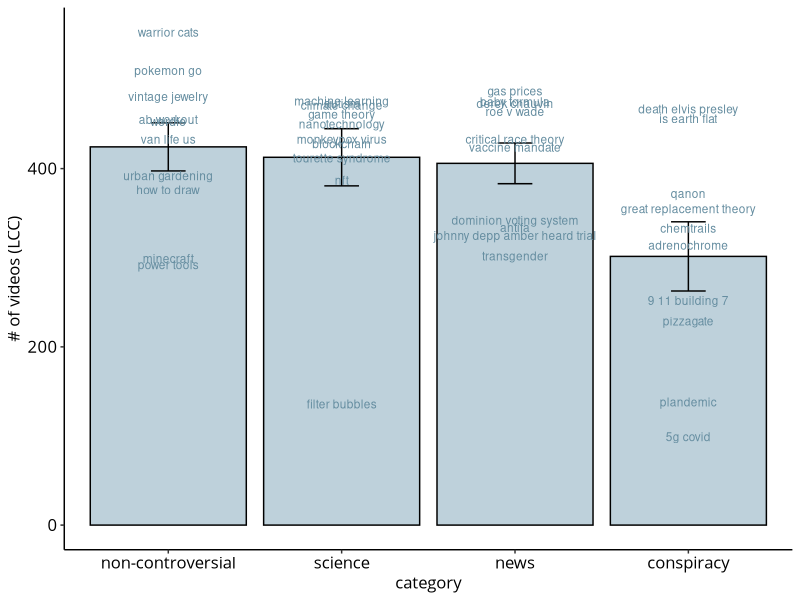
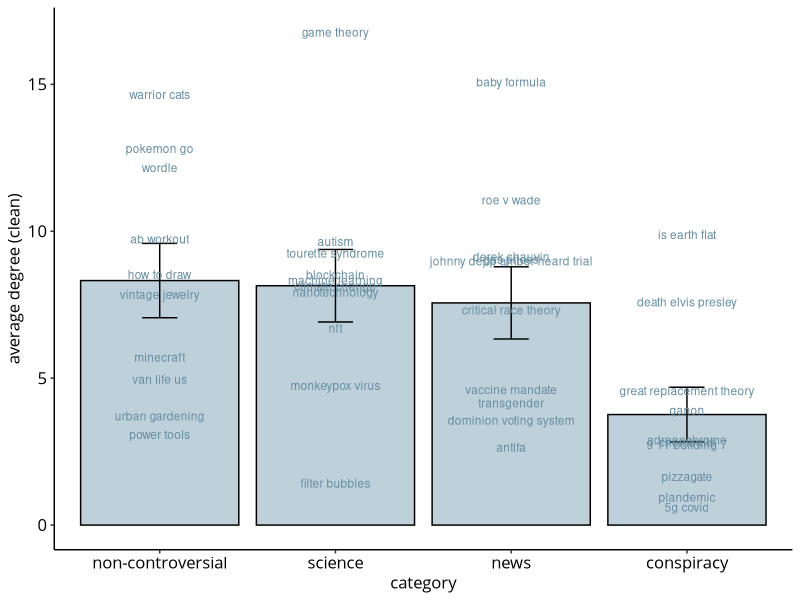
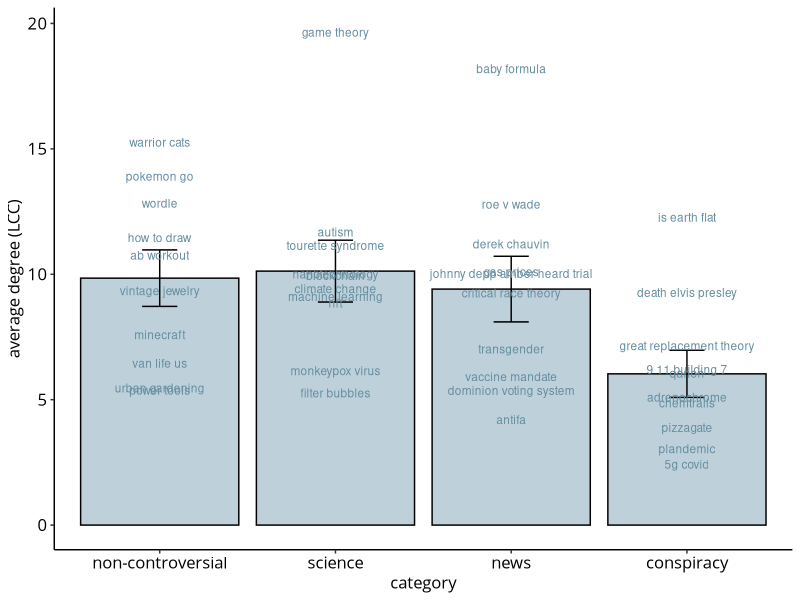
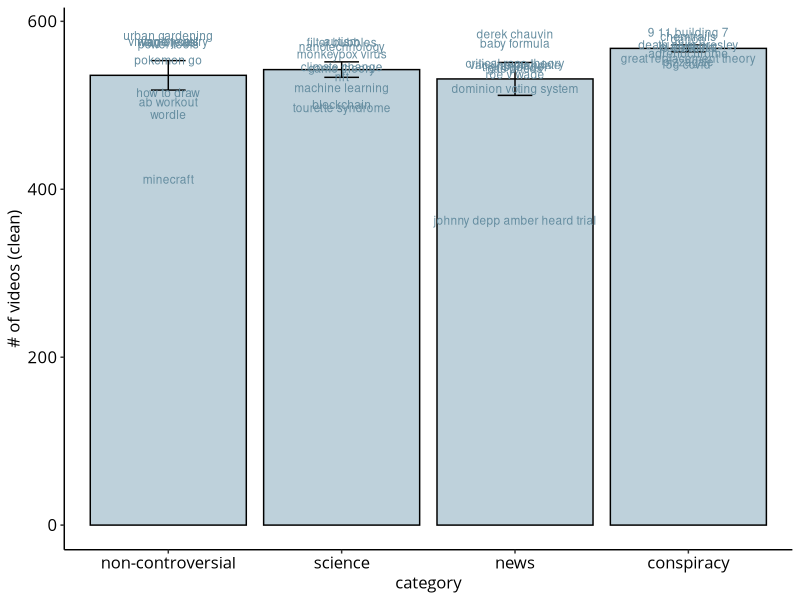
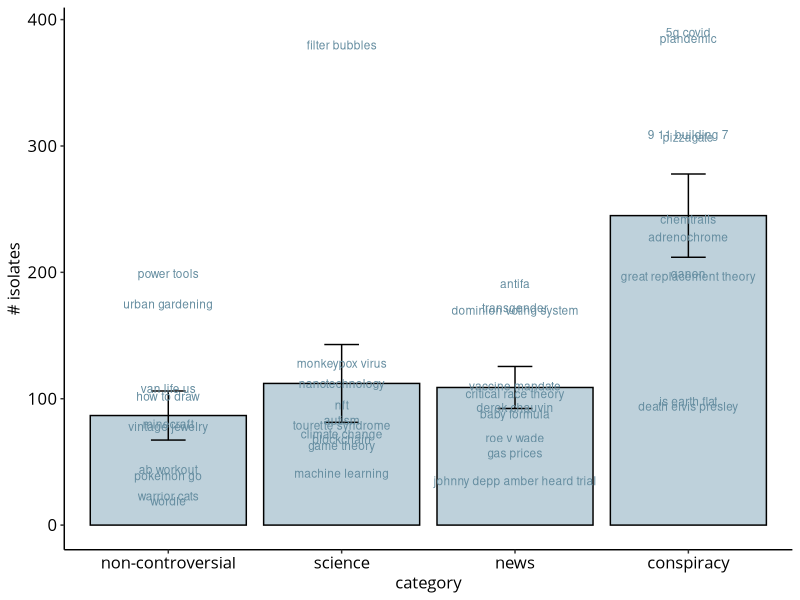
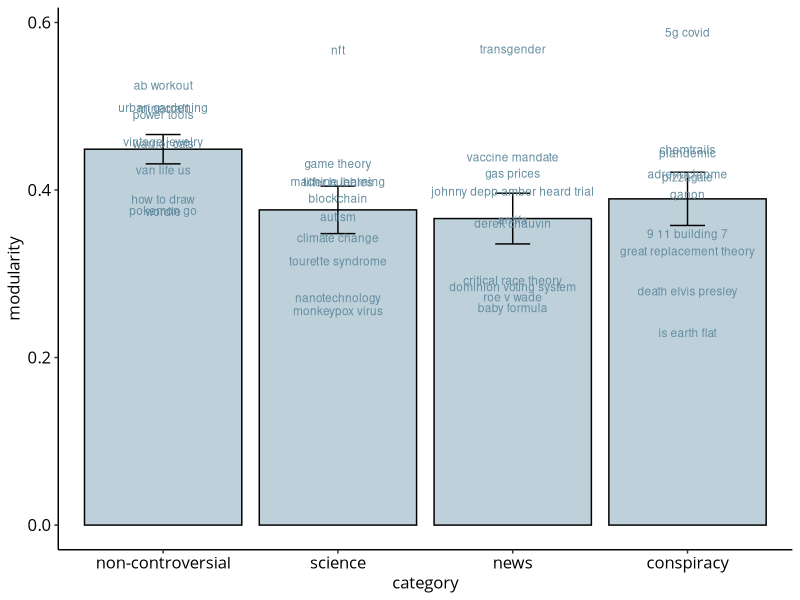
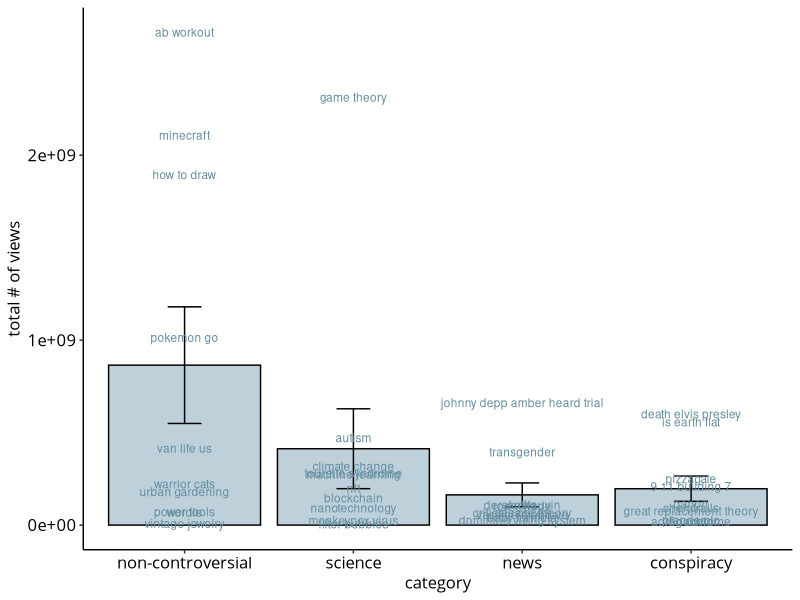
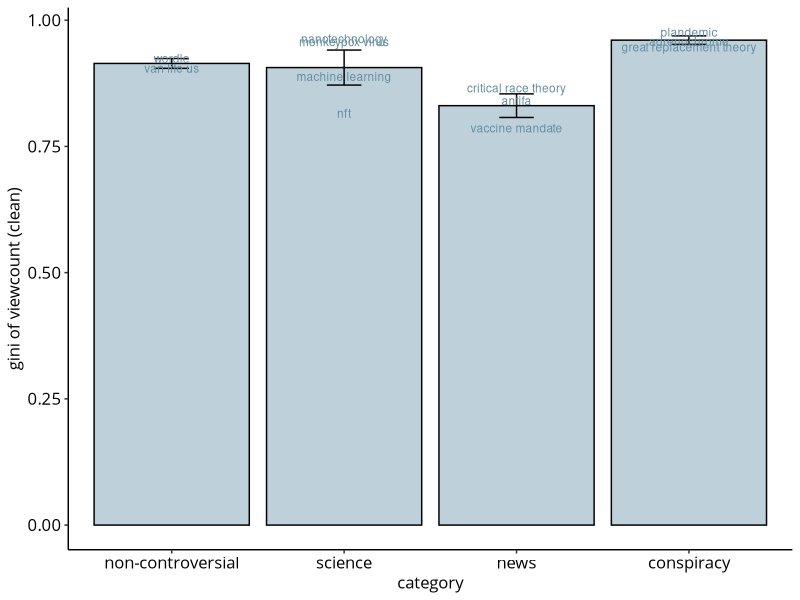

Recreate these plots in R, in order.
library('ggplot2')

theme_set(
  theme_classic() +
  theme(text=element_text(size=12, color='black', family="Open Sans"),
        axis.text=element_text(size=12, color='black', family="Open Sans"))
)

## READ DATA ----

df <- read.csv('../data/clean/metadata/metadata_networks.csv')

conspiracy_topics <- c("plandemic","5g_covid","is_earth_flat","pizzagate",
  "adrenochrome","qanon","chemtrails","great_replacement_theory",
  "9_11_building_7","death_elvis_presley")
noncontroversial_topics <- c("how_to_draw","ab_workout","warrior_cats",
  "vintage_jewelry","pokemon_go","minecraft","wordle","van_life_us",
  "power_tools","urban_gardening")
news_topics <- c("dominion_voting_system","roe_v_wade","critical_race_theory",
  "johnny_depp_amber_heard_trial","vaccine_mandate","derek_chauvin",
  "baby_formula","transgender","antifa","gas_prices")
science_topics <- c("game_theory","filter_bubbles","nft","climate_change",
  "monkeypox_virus","nanotechnology","blockchain","machine_learning","autism",
  "tourette_syndrome")

df$category[df$name %in% conspiracy_topics] <- "conspiracy"
df$category[df$name %in% noncontroversial_topics] <- "non-controversial"
df$category[df$name %in% news_topics] <- "news"
df$category[df$name %in% science_topics] <- "science"

df$category <- factor(df$category, levels=c("non-controversial","science","news","conspiracy"))

df$name <- gsub("_"," ",df$name)

## PLOTTING ----

ggplot(df, aes(x=category, y=size, label=name)) +
  stat_summary(fun = mean, geom = "bar", fill='#BED1DB', color='black') + 
  stat_summary(fun.data = mean_se, geom = "errorbar", width=.2) +
  ylab('# of videos (LCC)') +
  geom_text(color = '#658DA0', size=3, alpha=1)

ggplot(df, aes(x=category, y=avg_degree_clean, label=name)) +
  stat_summary(fun = mean, geom = "bar", fill='#BED1DB', color='black') + 
  stat_summary(fun.data = mean_se, geom = "errorbar", width=.2) +
  ylab('average degree (clean)') +
  geom_text(color = '#658DA0', size=3, alpha=1)

ggplot(df, aes(x=category, y=avg_degree, label=name)) +
  stat_summary(fun = mean, geom = "bar", fill='#BED1DB', color='black') + 
  stat_summary(fun.data = mean_se, geom = "errorbar", width=.2) +
  ylab('average degree (LCC)') +
  geom_text(color = '#658DA0', size=3, alpha=1)

ggplot(df, aes(x=category, y=size_clean, label=name)) +
  stat_summary(fun = mean, geom = "bar", fill='#BED1DB', color='black') + 
  stat_summary(fun.data = mean_se, geom = "errorbar", width=.2) +
  ylab('# of videos (clean)') +
  geom_text(color = '#658DA0', size=3, alpha=1)

ggplot(df, aes(x=category, y=isolates, label=name)) +
  stat_summary(fun = mean, geom = "bar", fill='#BED1DB', color='black') + 
  stat_summary(fun.data = mean_se, geom = "errorbar", width=.2) +
  ylab('# isolates') +
  geom_text(color = '#658DA0', size=3, alpha=1)

ggplot(df, aes(x=category, y=modularity, label=name)) +
  stat_summary(fun = mean, geom = "bar", fill='#BED1DB', color='black') + 
  stat_summary(fun.data = mean_se, geom = "errorbar", width=.2) +
  ylab('modularity') +
  geom_text(color = '#658DA0', size=3, alpha=1)

ggplot(df, aes(x=category, y=viewcount, label=name)) +
  stat_summary(fun = mean, geom = "bar", fill='#BED1DB', color='black') + 
  stat_summary(fun.data = mean_se, geom = "errorbar", width=.2) +
  ylab('total # of views') +
  geom_text(color = '#658DA0', size=3, alpha=1)

ggplot(df, aes(x=category, y=gini_clean, label=name)) +
  stat_summary(fun = mean, geom = "bar", fill='#BED1DB', color='black') + 
  stat_summary(fun.data = mean_se, geom = "errorbar", width=.2) +
  ylab('gini of viewcount (clean)') +
  geom_text(color = '#658DA0', size=3, alpha=1)

ggplot(df, aes(x=category, y=gini, label=name)) +
  stat_summary(fun = mean, geom = "bar", fill='#BED1DB', color='black') + 
  stat_summary(fun.data = mean_se, geom = "errorbar", width=.2) +
  ylab('gini of viewcount (LCC)') +
  geom_text(color = '#658DA0', size=3, alpha=1)


## STATISTICAL MODELS ----

summary(lm(gini ~ category + viewcount + size, data=df))
summary(lm(avg_degree ~ category + viewcount + size, data=df))
# problems: viewcount on video level related to indegree, 
